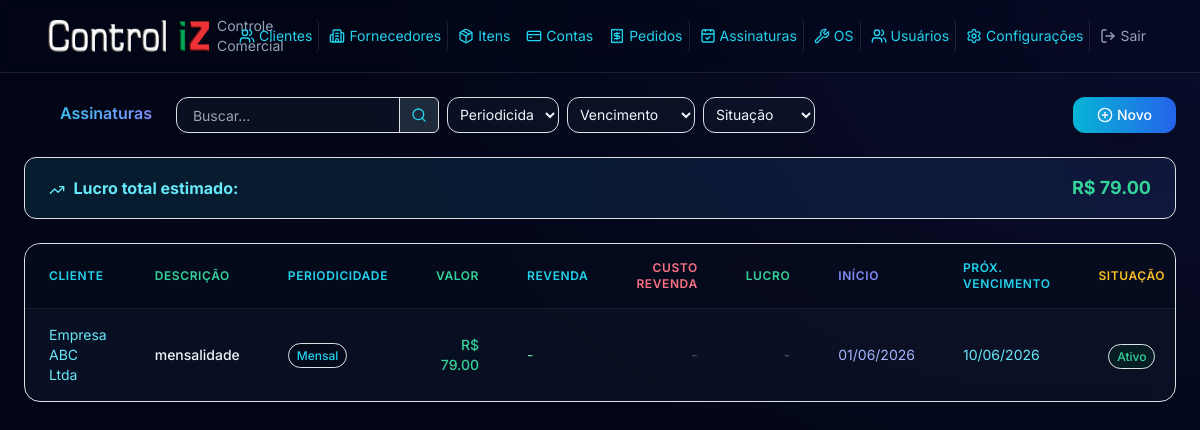
Screenshot of /assinaturas/ with the database file from the repository.
### models.py (models this page shows)
class Assinatura(Base):
    __tablename__ = "assinaturas"
    id = Column(Integer, primary_key=True, index=True)
    cliente_id = Column(Integer, ForeignKey("clientes.id"), nullable=False)
    bling_id = Column(BigInteger, nullable=True, unique=True)
    bling_updated_at = Column(DateTime, nullable=True)
    bling_pending_sync = Column(Boolean, default=False)
    periodicidade = Column(Integer, default=1)
    descricao = Column(String(300), nullable=False)
    valor = Column(Float, nullable=False)
    quantidade = Column(Integer, nullable=True)
    data_inicio = Column(Date, nullable=False)
    data_fim = Column(Date, nullable=True)
    dia_vencimento = Column(Integer, nullable=False)
    mes_vencimento = Column(Integer, default=0)
    situacao = Column(Integer, default=1)
    fornecedor_id = Column(Integer, ForeignKey("fornecedores.id"), nullable=True)
    valor_revenda = Column(Float, nullable=True)
    numero_contrato = Column(String(50), nullable=True)
    observacao = Column(Text, nullable=True)
    created_at = Column(DateTime, default=datetime.now)
    updated_at = Column(DateTime, default=datetime.now, onupdate=datetime.now)
    cliente = relationship("Cliente", back_populates="assinaturas")
    fornecedor = relationship("Fornecedor", back_populates="assinaturas")
    historico = relationship("AssinaturaHistorico", back_populates="assinatura", cascade="all, delete-orphan",
                             order_by="AssinaturaHistorico.data_alteracao.desc()")

class Cliente(Base):
    __tablename__ = "clientes"
    id = Column(Integer, primary_key=True, index=True)
    codigo = Column(String(50), nullable=True)
    bling_id = Column(BigInteger, nullable=True, unique=True)
    bling_updated_at = Column(DateTime, nullable=True)
    bling_pending_sync = Column(Boolean, default=False)
    nome = Column(String(200), nullable=False)
    cpf_cnpj = Column(String(20), nullable=True)
    tipo_pessoa = Column(String(10), nullable=True)
    email = Column(String(200), nullable=True)
    telefone = Column(String(20), nullable=True)
    celular = Column(String(20), nullable=True)
    endereco = Column(String(300), nullable=True)
    bairro = Column(String(100), nullable=True)
    cidade = Column(String(100), nullable=True)
    estado = Column(String(2), nullable=True)
    cep = Column(String(10), nullable=True)
    contato = Column(String(200), nullable=True)
    fantasia = Column(String(200), nullable=True)
    inscricao_estadual = Column(String(20), nullable=True)
    inscricao_municipal = Column(String(20), nullable=True)
    situacao = Column(String(1), default="A")
    observacao = Column(Text, nullable=True)
    created_at = Column(DateTime, default=datetime.now)
    updated_at = Column(DateTime, default=datetime.now, onupdate=datetime.now)
    contas_receber = relationship("ContaReceber", back_populates="cliente")
    assinaturas = relationship("Assinatura", back_populates="cliente")
    ordens_servico = relationship("OrdemServico", back_populates="cliente")

### routers/assinaturas.py (the view)
@router.get("/")
def listar_assinaturas(
    request: Request, db: Session = Depends(get_db),
    periodicidade: str = Query(""), status_filtro: str = Query(""), busca: str = Query(""),
    vencimento_dias: str = Query("")
):
    from sqlalchemy.orm import joinedload
    query = db.query(Assinatura).options(joinedload(Assinatura.cliente), joinedload(Assinatura.fornecedor)).join(Cliente)
    if periodicidade:
        try:
            query = query.filter(Assinatura.periodicidade == int(periodicidade))
        except ValueError:
            pass
    if status_filtro:
        try:
            query = query.filter(Assinatura.situacao == int(status_filtro))
        except ValueError:
            pass
    if busca:
        query = query.filter(Cliente.nome.ilike(f"%{busca}%") | Cliente.fantasia.ilike(f"%{busca}%") | Cliente.cpf_cnpj.ilike(f"%{busca}%"))
    if vencimento_dias:
        try:
            dias = int(vencimento_dias)
            hoje = date.today()
            fim = hoje + timedelta(days=dias)
            query = query.filter(
                (Assinatura.data_fim == None) | (Assinatura.data_fim >= hoje),
                Assinatura.data_inicio <= fim
            )
            assinaturas = query.order_by(Assinatura.data_inicio.desc()).all()
            assinaturas = [a for a in assinaturas if _proximo_vencimento(a) and hoje <= _proximo_vencimento(a) <= fim]
        except ValueError:
            assinaturas = query.order_by(Assinatura.data_inicio.desc()).all()
    else:
        assinaturas = query.order_by(Assinatura.data_inicio.desc()).all()
    for a in assinaturas:
        prox = _proximo_vencimento(a)
        if prox:
            a.proximo_vencimento = prox.strftime("%d/%m/%Y")
        else:
            a.proximo_vencimento = None
    lucro_total = sum(
        a.valor - (a.valor_revenda or 0)
        for a in assinaturas
    )
    clientes = db.query(Cliente).order_by(Cliente.nome).all()
    fornecedores = db.query(Fornecedor).order_by(Fornecedor.nome).all()
    clientes_json = [{"id": c.id, "nome": c.nome, "fantasia": c.fantasia or '', "cpf_cnpj": c.cpf_cnpj} for c in clientes]
    fornecedores_json = [{"id": f.id, "nome": f.nome, "fantasia": f.fantasia or '', "cpf_cnpj": f.cpf_cnpj} for f in fornecedores]
    return request.app.state.templates.TemplateResponse(
        "assinaturas/listar.html",
        {"request": request, "assinaturas": assinaturas, "clientes": clientes,
         "fornecedores": fornecedores, "clientes_json": clientes_json, "fornecedores_json": fornecedores_json,
         "periodicidade": periodicidade, "status_filtro": status_filtro,
         "busca": busca, "vencimento_dias": vencimento_dias, "SITUACAO_LABELS": SITUACAO_LABELS,
         "PERIODICIDADE_LABELS": PERIODICIDADE_LABELS, "lucro_total": lucro_total}
    )

### templates/assinaturas/listar.html (shortened to what this page needs)
{% extends "base.html" %}
{% block content %}
<div class="flex items-center justify-between w-full mb-6 gap-4">
    <h4 class="text-transparent bg-clip-text bg-gradient-to-r from-cyan-400 to-indigo-400 font-semibold"><i data-lucide="calendar-check-2" class="w-6 h-6 inline me-2"></i> Assinaturas</h4>
    <div class="flex items-center gap-2">
        <form class="flex items-center flex-wrap gap-2">
            <div class="flex items-center">
                <input type="text" class="w-40 md:w-56 h-9 text-sm px-3 py-2 bg-slate-900/60 border border-slate-800/80 rounded-l-xl text-slate-100 focus:border-cyan-500/50" name="busca" placeholder="Buscar..." value="{{ busca }}">
                <button class="flex items-center justify-center h-9 w-10 bg-slate-800 border border-white/10 rounded-r-md -ml-px text-cyan-400 transition" type="submit"><i data-lucide="search" class="w-4 h-4"></i></button>
            </div>
            <select class="w-28 h-9 text-sm px-2 py-1 bg-slate-900/60 border border-slate-800/80 rounded-xl text-slate-100 focus:border-cyan-500/50" name="periodicidade" onchange="this.form.submit()">
                <option value="">Periodicidade</option>
            </select>
            <select class="w-32 h-9 text-sm px-2 py-1 bg-slate-900/60 border border-slate-800/80 rounded-xl text-slate-100 focus:border-cyan-500/50" name="vencimento_dias" onchange="this.form.submit()">
                <option value="">Vencimento</option>
            </select>
            <select class="w-28 h-9 text-sm px-2 py-1 bg-slate-900/60 border border-slate-800/80 rounded-xl text-slate-100 focus:border-cyan-500/50" name="status_filtro" onchange="this.form.submit()">
                <option value="">Situação</option>
            </select>
        </form>
    </div>
    <button class="flex items-center h-9 px-4 text-sm bg-gradient-to-r from-cyan-500 to-blue-600 hover:from-cyan-600 hover:to-blue-700 text-white rounded-xl font-medium transition-all shadow-lg shadow-cyan-500/10 flex-shrink-0 ml-auto" data-bs-toggle="modal" data-bs-target="#modalNova"><i data-lucide="plus-circle" class="w-4 h-4 me-1"></i> Novo</button>
</div>
{% if lucro_total > 0 %}
<div class="flex items-center justify-between px-4 py-3 mb-4 bg-gradient-to-r from-cyan-950/50 to-blue-950/50 border border-cyan-800/50 rounded-xl">
    <span class="text-cyan-300"><i data-lucide="trending-up" class="w-4 h-4 inline me-1"></i> <strong>Lucro total estimado:</strong></span>
    <span class="text-lg font-bold text-emerald-400">R$ {{ "%.2f"|format(lucro_total) }}</span>
</div>
{% endif %}
<div class="overflow-x-auto w-full">
    <div class="bg-slate-900/60 backdrop-blur-md border border-slate-800/80 rounded-2xl shadow-xl overflow-hidden">
        <table class="w-full divide-y divide-slate-800/60">
        <thead class="bg-slate-950/50">
            <tr>
                <th class="px-4 py-3 text-left text-xs font-semibold text-cyan-400 uppercase tracking-wider">Cliente</th>
                <th class="px-4 py-3 text-left text-xs font-semibold text-emerald-400 uppercase tracking-wider">Descrição</th>
                <th class="px-4 py-3 text-left text-xs font-semibold text-cyan-400 uppercase tracking-wider">Periodicidade</th>
                <th class="px-4 py-3 text-right text-xs font-semibold text-emerald-400 uppercase tracking-wider">Valor</th>
                <th class="px-4 py-3 text-left text-xs font-semibold text-cyan-400 uppercase tracking-wider">Revenda</th>
                <th class="px-4 py-3 text-right text-xs font-semibold text-rose-400 uppercase tracking-wider">Custo Revenda</th>
                <th class="px-4 py-3 text-right text-xs font-semibold text-emerald-400 uppercase tracking-wider">Lucro</th>
                <th class="px-4 py-3 text-left text-xs font-semibold text-indigo-400 uppercase tracking-wider">Início</th>
                <th class="px-4 py-3 text-left text-xs font-semibold text-cyan-400 uppercase tracking-wider">Próx. Vencimento</th>
                <th class="px-4 py-3 text-center text-xs font-semibold text-amber-400 uppercase tracking-wider">Situação</th>
            </tr>
        </thead>
        <tbody class="divide-y divide-slate-800/60">
            {% for a in assinaturas %}
            <tr class="hover:bg-slate-800/40 transition">
                <td class="px-4 py-3 text-sm text-cyan-300"><a href="/clientes/{{ a.cliente.id }}">{{ a.cliente.nome }}</a></td>
                <td class="px-4 py-3 text-sm font-medium text-slate-100">{{ a.descricao }}</td>
                <td class="px-4 py-3 text-sm text-slate-300"><span class="px-2 py-1 text-xs font-medium bg-slate-950/50 text-cyan-400 border border-slate-800/50 rounded-full">{{ PERIODICIDADE_LABELS.get(a.periodicidade, a.periodicidade) }}</span></td>
                <td class="px-4 py-3 text-right text-sm text-emerald-400 font-medium">R$ {{ "%.2f"|format(a.valor) }}</td>
                <td class="px-4 py-3 text-sm text-emerald-300">{{ a.fornecedor.nome if a.fornecedor else '-' }}</td>
                <td class="px-4 py-3 text-right text-sm text-rose-300">{% if a.valor_revenda %}R$ {{ "%.2f"|format(a.valor_revenda) }}{% else %}<span class="text-slate-600">-</span>{% endif %}</td>
                <td class="px-4 py-3 text-right text-sm{% if a.valor_revenda %} text-emerald-400{% else %} text-slate-600{% endif %}">{% if a.valor_revenda %}R$ {{ "%.2f"|format(a.valor - a.valor_revenda) }}{% else %} -{% endif %}</td>
                <td class="px-4 py-3 text-sm text-indigo-300">{{ a.data_inicio.strftime('%d/%m/%Y') if a.data_inicio else '-' }}</td>
                <td class="px-4 py-3 text-sm text-cyan-300">{{ a.proximo_vencimento if a.proximo_vencimento else '-' }}</td>
                <td class="px-4 py-3 text-center">
                    {% set cor = 'emerald' if a.situacao == 1 else 'rose' if a.situacao == 0 else 'slate' if a.situacao == 2 else 'cyan' if a.situacao == 3 else 'amber' %}
                    {% set texto_situacao = 'Ativo' if a.situacao == 1 else 'Inativo' if a.situacao == 0 else 'Baixado' if a.situacao == 2 else 'Isento' if a.situacao == 3 else 'Em Avaliação' if a.situacao == 4 else a.situacao %}
                    <span class="px-2 py-1 text-xs font-medium bg-{{ cor }}-950/50 text-{{ cor }}-400 border border-{{ cor }}-800/50 rounded-full">{{ texto_situacao }}</span>
                </td>
            </tr>
            {% else %}
            <tr><td colspan="11" class="px-4 py-12 text-center text-slate-500">Nenhuma assinatura cadastrada</td></tr>
            {% endfor %}
        </tbody>
    </table>
    </div>
</div>
{% endblock %}

### static/css/styles.css (style rules this page uses)
:root { --bg-primary: #0b1120; --bg-secondary: #111827; --glass-bg: rgba(17, 24, 39, 0.7); --glass-border: rgba(255, 255, 255, 0.08); --accent-primary: #0066cc; --accent-secondary: #00b359; --accent-tertiary: #e62e2e; --accent-gradient: linear-gradient(135deg, #0066cc 0%, #00b359 100%); --text-primary: #ffffff; --text-secondary: #94a3b8; --text-muted: #64748b; --success: #00b359; --warning: #f59e0b; --danger: #e62e2e; }
* { font-family: 'Inter', sans-serif; }
body { background-color: var(--bg-primary); color: var(--text-primary); min-height: 100vh; }

### rows the page displays
Assinatura: cliente.nome "Empresa ABC Ltda", descricao "mensalidade", get "Mensal", valor "79.00", fornecedor "-", data_inicio "01/06/2026", proximo_vencimento "10/06/2026", texto_situacao "Ativo"

### other values shown
{{ "%.2f"|format(lucro_total) }} "79.00"
